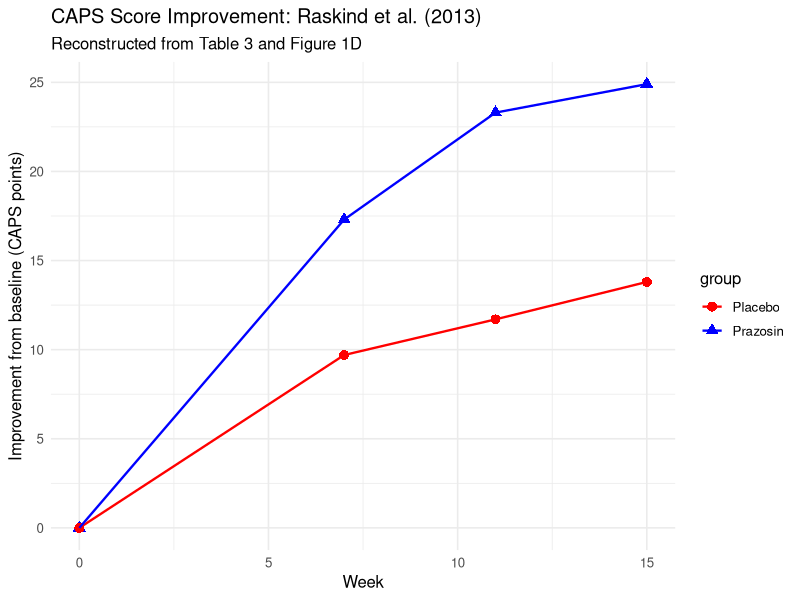
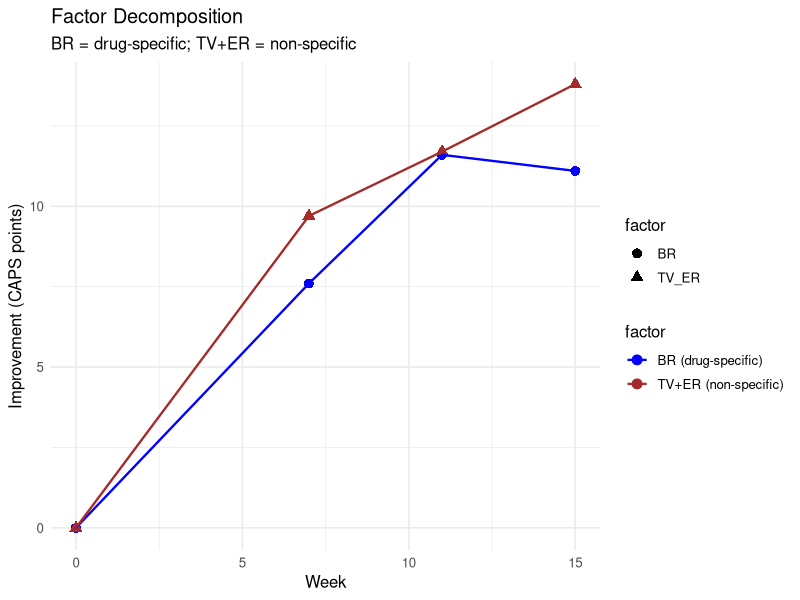
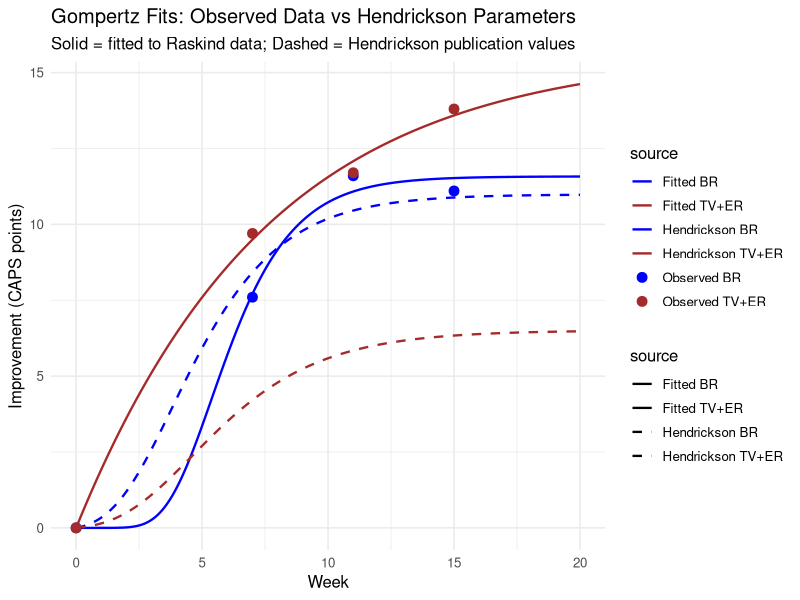

Generate these figures, in order, with R:
## ---- chunk 1
knitr::opts_chunk$set(echo = TRUE, warning = FALSE, message = FALSE)
library(data.table)
library(ggplot2)
library(minpack.lm)  # for nlsLM (robust nonlinear least squares)
## ---- chunk 2
modgompertz <- function(t, maxr, disp, rate) {
  y <- maxr * exp(-disp * exp(-rate * t))
  vert_offset <- maxr * exp(-disp * exp(-rate * 0))
  y <- y - vert_offset
  y <- y * (maxr / (maxr - vert_offset))
  y
}
## ---- chunk 3
# Assessment timepoints (weeks)
weeks <- c(0, 7, 11, 15)

# CAPS total scores (adjusted means from Table 3)
caps_prazosin <- c(77.3, NA, NA, 52.4)
caps_placebo  <- c(85.7, NA, NA, 71.9)

# Interpolate weeks 7 and 11 from Figure 1D
# (read approximately from the plotted curves)
caps_prazosin <- c(77.3, 60, 54, 52.4)
caps_placebo  <- c(85.7, 76, 74, 71.9)

trial_data <- data.table(
  week = rep(weeks, 2),
  caps = c(caps_prazosin, caps_placebo),
  group = rep(c("Prazosin", "Placebo"), each = 4)
)

# Compute change from baseline (improvement is positive)
trial_data[, baseline := caps[1], by = group]
trial_data[, improvement := baseline - caps]
## ---- chunk 4
ggplot(trial_data, aes(x = week, y = improvement,
                       color = group, shape = group)) +
  geom_point(size = 3) +
  geom_line(linewidth = 0.8) +
  labs(x = "Week", y = "Improvement from baseline (CAPS points)",
       title = "CAPS Score Improvement: Raskind et al. (2013)",
       subtitle = "Reconstructed from Table 3 and Figure 1D") +
  scale_color_manual(values = c("Placebo" = "red",
                                "Prazosin" = "blue")) +
  theme_minimal(base_size = 12) +
  theme(legend.position = "right")
## ---- chunk 5
# Separate by group
praz <- trial_data[group == "Prazosin"]
plac <- trial_data[group == "Placebo"]

# BR = prazosin improvement - placebo improvement
br_improvement <- praz$improvement - plac$improvement

# TV+ER = placebo improvement
tver_improvement <- plac$improvement

factor_data <- data.table(
  week = weeks,
  BR = br_improvement,
  TV_ER = tver_improvement
)

cat("Factor decomposition:\n")
print(factor_data)
## ---- chunk 6
factor_long <- melt(factor_data, id.vars = "week",
                    variable.name = "factor",
                    value.name = "improvement")

ggplot(factor_long, aes(x = week, y = improvement,
                        color = factor, shape = factor)) +
  geom_point(size = 3) +
  geom_line(linewidth = 0.8) +
  labs(x = "Week",
       y = "Improvement (CAPS points)",
       title = "Factor Decomposition",
       subtitle = "BR = drug-specific; TV+ER = non-specific") +
  scale_color_manual(
    values = c("BR" = "blue", "TV_ER" = "brown"),
    labels = c("BR (drug-specific)",
               "TV+ER (non-specific)")) +
  theme_minimal(base_size = 12)
## ---- chunk 7
# Remove baseline (t=0, improvement=0) for fitting
# but it is implicitly enforced by the offset-rescaling
br_fit_data <- data.table(
  t = factor_data$week,
  y = factor_data$BR
)

# Fit using nonlinear least squares
# Start values informed by Hendrickson parameters
fit_br <- nlsLM(
  y ~ modgompertz(t, maxr, disp, rate),
  data = br_fit_data,
  start = list(maxr = 12, disp = 5, rate = 0.3),
  lower = c(maxr = 1, disp = 0.1, rate = 0.01),
  upper = c(maxr = 50, disp = 20, rate = 2)
)

cat("=== BR (Biologic Response) Gompertz Fit ===\n")
summary(fit_br)

br_params <- coef(fit_br)
cat("\nFitted parameters:\n")
cat(sprintf("  max  = %.3f\n", br_params["maxr"]))
cat(sprintf("  disp = %.3f\n", br_params["disp"]))
cat(sprintf("  rate = %.3f\n", br_params["rate"]))

cat("\nHendrickson parameters:\n")
cat("  max  = 10.986\n")
cat("  disp = 5.000\n")
cat("  rate = 0.420\n")
## ---- chunk 8
tver_fit_data <- data.table(
  t = factor_data$week,
  y = factor_data$TV_ER
)

fit_tver <- nlsLM(
  y ~ modgompertz(t, maxr, disp, rate),
  data = tver_fit_data,
  start = list(maxr = 15, disp = 5, rate = 0.3),
  lower = c(maxr = 1, disp = 0.1, rate = 0.01),
  upper = c(maxr = 50, disp = 20, rate = 2)
)

cat("=== TV+ER (Non-Specific Response) Gompertz Fit ===\n")
summary(fit_tver)

tver_params <- coef(fit_tver)
cat("\nFitted parameters:\n")
cat(sprintf("  max  = %.3f\n", tver_params["maxr"]))
cat(sprintf("  disp = %.3f\n", tver_params["disp"]))
cat(sprintf("  rate = %.3f\n", tver_params["rate"]))

cat("\nHendrickson parameters (TV = ER = 'tabula rasa'):\n")
cat("  max  = 6.506\n")
cat("  disp = 5.000\n")
cat("  rate = 0.350\n")
## ---- chunk 9
t_smooth <- seq(0, 20, by = 0.1)

# Fitted curves
br_curve <- data.table(
  t = t_smooth,
  y = modgompertz(t_smooth, br_params["maxr"],
                  br_params["disp"], br_params["rate"]),
  source = "Fitted BR"
)
tver_curve <- data.table(
  t = t_smooth,
  y = modgompertz(t_smooth, tver_params["maxr"],
                  tver_params["disp"], tver_params["rate"]),
  source = "Fitted TV+ER"
)

# Hendrickson curves
br_hend <- data.table(
  t = t_smooth,
  y = modgompertz(t_smooth, 10.986, 5, 0.42),
  source = "Hendrickson BR"
)
tver_hend <- data.table(
  t = t_smooth,
  y = modgompertz(t_smooth, 6.506, 5, 0.35),
  source = "Hendrickson TV+ER"
)

curves <- rbind(br_curve, tver_curve, br_hend, tver_hend)

# Observed data points
obs <- rbind(
  data.table(t = weeks, y = factor_data$BR,
             source = "Observed BR"),
  data.table(t = weeks, y = factor_data$TV_ER,
             source = "Observed TV+ER")
)

ggplot() +
  geom_line(data = curves, aes(x = t, y = y,
            color = source, linetype = source),
            linewidth = 0.8) +
  geom_point(data = obs, aes(x = t, y = y,
             color = source), size = 3) +
  scale_color_manual(values = c(
    "Fitted BR" = "blue",
    "Hendrickson BR" = "blue",
    "Fitted TV+ER" = "brown",
    "Hendrickson TV+ER" = "brown",
    "Observed BR" = "blue",
    "Observed TV+ER" = "brown")) +
  scale_linetype_manual(values = c(
    "Fitted BR" = "solid",
    "Hendrickson BR" = "dashed",
    "Fitted TV+ER" = "solid",
    "Hendrickson TV+ER" = "dashed")) +
  labs(x = "Week",
       y = "Improvement (CAPS points)",
       title = "Gompertz Fits: Observed Data vs Hendrickson Parameters",
       subtitle = paste("Solid = fitted to Raskind data;",
                        "Dashed = Hendrickson publication values")) +
  theme_minimal(base_size = 12) +
  theme(legend.position = "right")
## ---- chunk 10
# From Raskind Table 3:
# CAPS total score baseline SD (from 95% CI width):
# Prazosin: 77.3, 95% CI = 69.1-85.5 -> SE = 4.1, SD = 4.1*sqrt(32) = 23.2
# Placebo:  85.7, 95% CI = 78.0-93.3 -> SE = 3.9, SD = 3.9*sqrt(35) = 23.1

# Change from baseline SD:
# Difference in change: 11.3, 95% CI = 2.0-20.7
# SE of difference = (20.7-2.0)/(2*1.96) = 4.77
# Since SE = sqrt(SD_praz^2/n_praz + SD_plac^2/n_plac)
# and if SD_praz ~ SD_plac ~ SD:
# 4.77 = SD * sqrt(1/32 + 1/35) = SD * 0.247
# SD of change ~ 19.3

# The SD of 8 (BR) and 10 (TV+ER) in Hendrickson are
# lower than the raw CAPS SD because they represent the
# SD of each FACTOR, not the total outcome. The total
# outcome SD includes all three factors plus baseline
# variability.

cat("=== Variance Decomposition ===\n\n")
cat("Raw CAPS total score SD (from trial): ~23 points\n")
cat("This includes baseline variability + all 3 factors\n\n")

cat("Hendrickson factor SDs:\n")
cat("  BR (drug-specific):    SD = 8\n")
cat("  TV (time-variant):     SD = 10\n")
cat("  ER (expectancy):       SD = 10\n")
cat("  Baseline (BL):         SD = 18.5\n\n")

# Check: total variance at a timepoint should approximate
# the observed outcome variance
# Var(outcome) ~ Var(BL) + Var(TV) + Var(ER) + Var(BR) + cross-terms
# With autocorrelation and cross-factor correlation, the
# relationship is complex, but the marginal variances give
# an approximate bound:
total_var <- 18.5^2 + 10^2 + 10^2 + 8^2
cat(sprintf("Sum of marginal variances: %.0f\n", total_var))
cat(sprintf("Implied total SD: %.1f\n", sqrt(total_var)))
cat("Observed CAPS SD: ~23\n")
cat("(Cross-correlations reduce the total below the sum)\n")
## ---- chunk 11
comparison <- data.table(
  Factor = c("BR", "TV+ER", "TV (Hendrickson)",
             "ER (Hendrickson)"),
  max_fitted = c(br_params["maxr"], tver_params["maxr"],
                 NA, NA),
  max_hendrickson = c(10.986, NA, 6.506, 6.506),
  disp_fitted = c(br_params["disp"], tver_params["disp"],
                   NA, NA),
  disp_hendrickson = c(5, NA, 5, 5),
  rate_fitted = c(br_params["rate"], tver_params["rate"],
                   NA, NA),
  rate_hendrickson = c(0.42, NA, 0.35, 0.35),
  sd_hendrickson = c(8, NA, 10, 10)
)

cat("=== Parameter Comparison ===\n\n")
print(comparison, digits = 3)
## ---- chunk 12
cat("\nSession info:\n")
sessionInfo()$R.version$version.string
